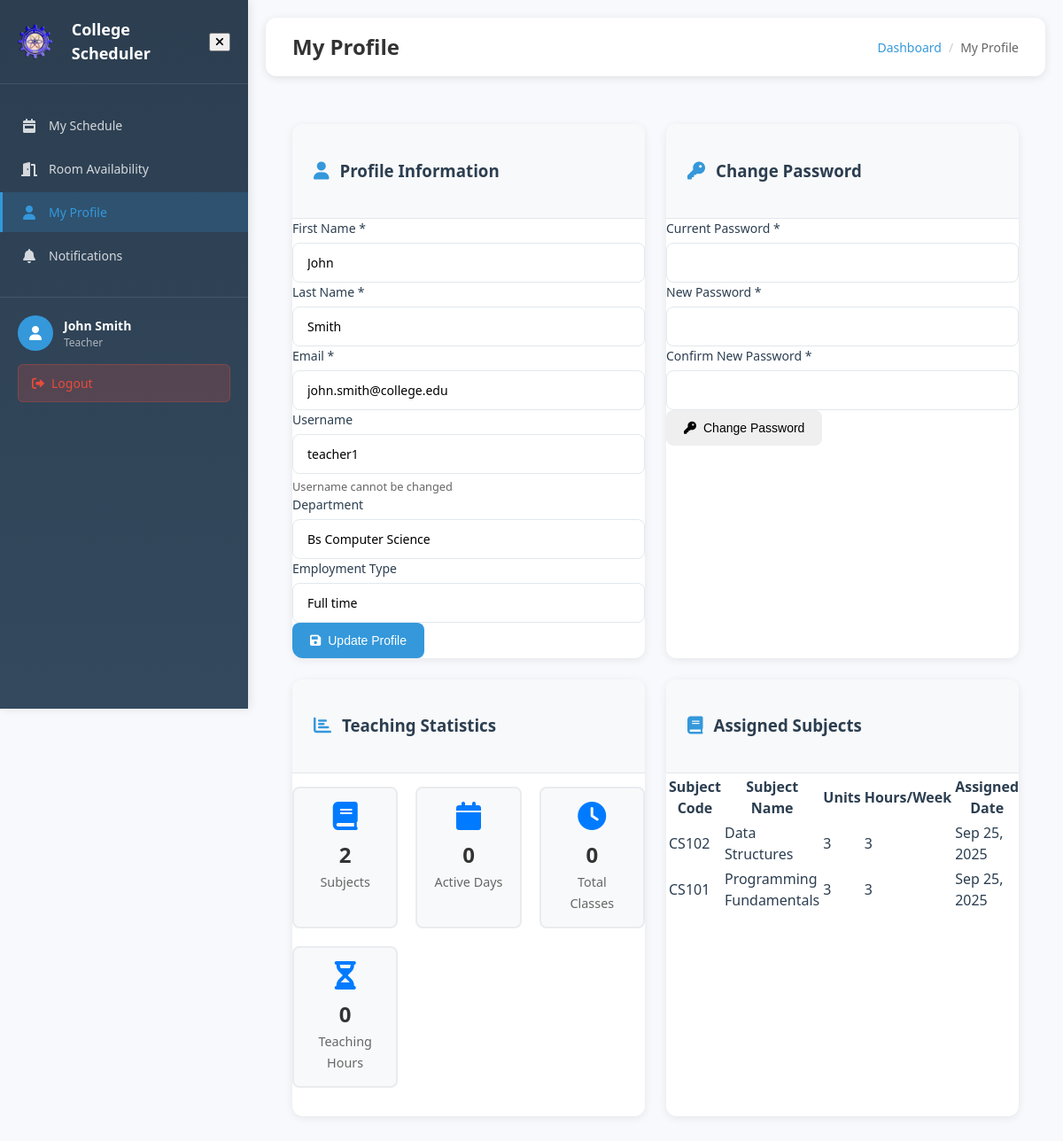
The app's page /teacher_profile.php (signed in) with its own data.
### tables this page shows
CREATE TABLE IF NOT EXISTS teachers (
    id INT AUTO_INCREMENT PRIMARY KEY,
    username VARCHAR(50) UNIQUE NOT NULL,
    password VARCHAR(255) NOT NULL,
    first_name VARCHAR(50) NOT NULL,
    last_name VARCHAR(50) NOT NULL,
    email VARCHAR(100),
    department_id INT,
    employment_type ENUM('full_time', 'part_time') NOT NULL,
    monthly_hours INT DEFAULT 160,  
    daily_hours INT DEFAULT 8,      
    created_at TIMESTAMP DEFAULT CURRENT_TIMESTAMP,
    FOREIGN KEY (department_id) REFERENCES departments(id) ON DELETE SET NULL
);

CREATE TABLE IF NOT EXISTS departments (
    id INT AUTO_INCREMENT PRIMARY KEY,
    name VARCHAR(100) NOT NULL,
    created_at TIMESTAMP DEFAULT CURRENT_TIMESTAMP
);

CREATE TABLE IF NOT EXISTS teacher_subjects (
    id INT AUTO_INCREMENT PRIMARY KEY,
    teacher_id INT,
    subject_id INT,
    created_at TIMESTAMP DEFAULT CURRENT_TIMESTAMP,
    FOREIGN KEY (teacher_id) REFERENCES teachers(id) ON DELETE CASCADE,
    FOREIGN KEY (subject_id) REFERENCES subjects(id) ON DELETE CASCADE,
    UNIQUE KEY unique_teacher_subject (teacher_id, subject_id)
);

CREATE TABLE IF NOT EXISTS subjects (
    id INT AUTO_INCREMENT PRIMARY KEY,
    name VARCHAR(100) NOT NULL,
    code VARCHAR(20) UNIQUE NOT NULL,
    department_id INT,
    course_id INT,
    year_level_id INT,
    units INT DEFAULT 3,
    hours_per_week INT DEFAULT 3,
    description TEXT,
    created_at TIMESTAMP DEFAULT CURRENT_TIMESTAMP,
    FOREIGN KEY (department_id) REFERENCES departments(id) ON DELETE CASCADE,
    FOREIGN KEY (course_id) REFERENCES courses(id) ON DELETE CASCADE,
    FOREIGN KEY (year_level_id) REFERENCES year_levels(id) ON DELETE CASCADE
);

### teacher_profile.php (the view, shortened to what this page needs)
<?php
require 'config.php';
require_once 'includes/sidebar_new.php';
$teacher_id = $_SESSION['teacher_id'];
$teacher = $mysqli->query("
    SELECT t.*, d.name as department_name
    FROM teachers t
    LEFT JOIN departments d ON t.department_id = d.id
    WHERE t.id = $teacher_id
")->fetch_assoc();
$assignedSubjects = $mysqli->query("
    SELECT s.*, ts.created_at as assigned_date
    FROM subjects s
    INNER JOIN teacher_subjects ts ON s.id = ts.subject_id
    WHERE ts.teacher_id = $teacher_id
    ORDER BY s.name
")->fetch_all(MYSQLI_ASSOC);
$scheduleStats = $mysqli->query("
    SELECT
        COUNT(*) as total_classes,
        COUNT(DISTINCT day_of_week) as active_days,
        SUM(TIMESTAMPDIFF(HOUR, start_time, end_time)) as total_hours
    FROM schedules
    WHERE teacher_id = $teacher_id
")->fetch_assoc();
?>
<!DOCTYPE html>
<html lang="en">
<head>
    <link rel="stylesheet" href="styles.css">
    <link rel="stylesheet" href="includes/sidebar.css">
    <link href="https://cdnjs.cloudflare.com/ajax/libs/font-awesome/6.0.0/css/all.min.css" rel="stylesheet">
</head>
<body>
    <?php renderSidebar('teacher', 'profile'); ?>
    <div class="main-content">
        <div class="top-navbar">
            <div class="navbar-left">
                <h1 class="page-title">My Profile</h1>
            </div>
            <div class="navbar-right">
                <div class="breadcrumb">
                    <a href="teacher_dashboard.php">Dashboard</a>
                    <span class="breadcrumb-separator">/</span>
                    <span>My Profile</span>
                </div>
            </div>
        </div>
        <div class="content-area">
        <div class="dashboard-grid">
            <div class="dashboard-card">
                <div class="card-header">
                    <i class="fas fa-user"></i>
                    <h3>Profile Information</h3>
                </div>
                <div class="form-container">
                    <form method="POST">
                        <div class="form-group">
                            <label for="first_name">First Name *</label>
                            <input type="text" id="first_name" name="first_name" value="<?php echo htmlspecialchars($teacher['first_name']); ?>" required>
                        </div>
                        <div class="form-group">
                            <label for="last_name">Last Name *</label>
                            <input type="text" id="last_name" name="last_name" value="<?php echo htmlspecialchars($teacher['last_name']); ?>" required>
                        </div>
                        <div class="form-group">
                            <label for="email">Email *</label>
                            <input type="email" id="email" name="email" value="<?php echo htmlspecialchars($teacher['email']); ?>" required>
                        </div>
                        <div class="form-group">
                            <label for="username">Username</label>
                            <input type="text" id="username" value="<?php echo htmlspecialchars($teacher['username']); ?>" readonly>
                            <small class="form-text">Username cannot be changed</small>
                        </div>
                        <div class="form-group">
                            <label for="department">Department</label>
                            <input type="text" id="department" value="<?php echo htmlspecialchars($teacher['department_name']); ?>" readonly>
                        </div>
                        <div class="form-group">
                            <label for="employment_type">Employment Type</label>
                            <input type="text" id="employment_type" value="<?php echo ucfirst(str_replace('_', ' ', $teacher['employment_type'])); ?>" readonly>
                        </div>
                        <button type="submit" name="update_profile" class="btn btn-primary">
                            <i class="fas fa-save"></i> Update Profile
                        </button>
                    </form>
                </div>
            </div>
            <div class="dashboard-card">
                <div class="card-header">
                    <i class="fas fa-key"></i>
                    <h3>Change Password</h3>
                </div>
                <div class="form-container">
                    <form method="POST">
                        <div class="form-group">
                            <label for="current_password">Current Password *</label>
                            <input type="password" id="current_password" name="current_password" required>
                        </div>
                        <div class="form-group">
                            <label for="new_password">New Password *</label>
                            <input type="password" id="new_password" name="new_password" required>
                        </div>
                        <div class="form-group">
                            <label for="confirm_password">Confirm New Password *</label>
                            <input type="password" id="confirm_password" name="confirm_password" required>
                        </div>
                        <button type="submit" name="change_password" class="btn btn-warning">
                            <i class="fas fa-key"></i> Change Password
                        </button>
                    </form>
                </div>
            </div>
            <div class="dashboard-card">
                <div class="card-header">
                    <i class="fas fa-chart-bar"></i>
                    <h3>Teaching Statistics</h3>
                </div>
                <div class="form-container">
                    <div class="stats-grid">
                        <div class="stat-item">
                            <i class="fas fa-book"></i>
                            <span class="stat-number"><?php echo count($assignedSubjects); ?></span>
                            <span class="stat-label">Subjects</span>
                        </div>
                        <div class="stat-item">
                            <i class="fas fa-calendar"></i>
                            <span class="stat-number"><?php echo $scheduleStats['active_days'] ?? 0; ?></span>
                            <span class="stat-label">Active Days</span>
                        </div>
                        <div class="stat-item">
                            <i class="fas fa-clock"></i>
                            <span class="stat-number"><?php echo $scheduleStats['total_classes'] ?? 0; ?></span>
                            <span class="stat-label">Total Classes</span>
                        </div>
                        <div class="stat-item">
                            <i class="fas fa-hourglass"></i>
                            <span class="stat-number"><?php echo $scheduleStats['total_hours'] ?? 0; ?></span>
                            <span class="stat-label">Teaching Hours</span>
                        </div>
                    </div>
                </div>
            </div>
            <div class="dashboard-card">
                <div class="card-header">
                    <i class="fas fa-book"></i>
                    <h3>Assigned Subjects</h3>
                </div>
                <div class="table-container">
                    <table class="table">
                        <thead>
                            <tr>
                                <th>Subject Code</th>
                                <th>Subject Name</th>
                                <th>Units</th>
                                <th>Hours/Week</th>
                                <th>Assigned Date</th>
                            </tr>
                        </thead>
                        <tbody>
                            <?php foreach ($assignedSubjects as $subject): ?>
                                <tr>
                                    <td><?php echo htmlspecialchars($subject['code']); ?></td>
                                    <td><?php echo htmlspecialchars($subject['name']); ?></td>
                                    <td><?php echo $subject['units']; ?></td>
                                    <td><?php echo $subject['hours_per_week']; ?></td>
                                    <td><?php echo date('M d, Y', strtotime($subject['assigned_date'])); ?></td>
                                </tr>
                            <?php endforeach; ?>
                        </tbody>
                    </table>
                </div>
            </div>
        </div>
        </div>
    </div>
</body>
</html>

### includes/sidebar_new.php (shortened to what this page needs)
<?php
function renderSidebar($userType, $activePage = '') {
    $menuItems = getMenuItems($userType);
    ?>
    <div class="sidebar" id="sidebar" role="navigation" aria-label="Main navigation">
        <div class="sidebar-header">
            <div class="sidebar-logo">
                <div class="logo-icon" style="background-image: url('picture/hi.png'); background-size: cover; background-position: center; width: 40px; height: 40px; border-radius: 50%; margin-right: 10px; display: inline-block;"></div>
                <span class="logo-text">College Scheduler</span>
            </div>
            <button class="close-btn" id="closeSidebar" aria-label="Close menu">
                <i class="fas fa-times"></i>
            </button>
        </div>
        <nav class="sidebar-nav" aria-label="Sidebar navigation">
            <ul class="nav-list" role="menu">
                <?php foreach ($menuItems as $item): ?>
                    <li class="nav-item <?php echo ($activePage === $item['page']) ? 'active' : ''; ?>" role="none">
                        <a href="<?php echo $item['url']; ?>" class="nav-link" role="menuitem"
                           <?php echo ($activePage === $item['page']) ? 'aria-current="page"' : ''; ?>>
                            <i class="<?php echo $item['icon']; ?>" aria-hidden="true"></i>
                            <span class="nav-text"><?php echo $item['text']; ?></span>
                        </a>
                    </li>
                <?php endforeach; ?>
            </ul>
        </nav>
        <div class="sidebar-footer">
            <div class="user-info">
                <div class="user-avatar" aria-hidden="true">
                    <i class="fas fa-user"></i>
                </div>
                <div class="user-details">
                    <span class="user-name"><?php echo getUserName($userType); ?></span>
                    <span class="user-role"><?php echo ucfirst($userType); ?></span>
                </div>
            </div>
            <a href="logout.php" class="logout-btn" role="menuitem" onclick="return confirmLogout()">
                <i class="fas fa-sign-out-alt" aria-hidden="true"></i>
                <span>Logout</span>
            </a>
        </div>
    </div>
    <?php
}
function getMenuItems($userType) {
    switch ($userType) {
        case 'teacher':
            return [
                ['page' => 'schedule', 'text' => 'My Schedule', 'icon' => 'fas fa-calendar-week', 'url' => 'teacher_dashboard.php'],
                ['page' => 'rooms', 'text' => 'Room Availability', 'icon' => 'fas fa-door-open', 'url' => 'teacher_rooms.php'],
                ['page' => 'profile', 'text' => 'My Profile', 'icon' => 'fas fa-user', 'url' => 'teacher_profile.php'],
                ['page' => 'notifications', 'text' => 'Notifications', 'icon' => 'fas fa-bell', 'url' => 'teacher_notifications.php']
            ];
    }
}
function getUserName($userType) {
    switch ($userType) {
        case 'teacher':
            if (isset($_SESSION['teacher_id'])) {
                global $mysqli;
                $stmt = $mysqli->prepare("SELECT first_name, last_name FROM teachers WHERE id = ?");
                $stmt->bind_param("i", $_SESSION['teacher_id']);
                $stmt->execute();
                $stmt->bind_result($first_name, $last_name);
                if ($stmt->fetch()) {
                    return $first_name . ' ' . $last_name;
                }
            }
            return 'Teacher';
    }
}
?>

### records on screen
teachers: getUserName($userType) "John Smith", first_name "John", last_name "Smith", email "john.smith@college.edu", username "teacher1", department.name "Bs Computer Science", employment_type "Full time"
teacher_subjects: subject.code "CS102", subject.name "Data Structures", subject.units "3", subject.hours_per_week "3", created_at "Sep 25, 2025"
teacher_subjects: subject.code "CS101", subject.name "Programming Fundamentals", subject.units "3", subject.hours_per_week "3", created_at "Sep 25, 2025"

### other values on screen
$item['text'] "My Schedule"
$item['text'] "Room Availability"
$item['text'] "My Profile"
$item['text'] "Notifications"
$userType "Teacher"
count($assignedSubjects) "2"
$scheduleStats['active_days'] "0"
$scheduleStats['total_classes'] "0"
$scheduleStats['total_hours'] "0"
